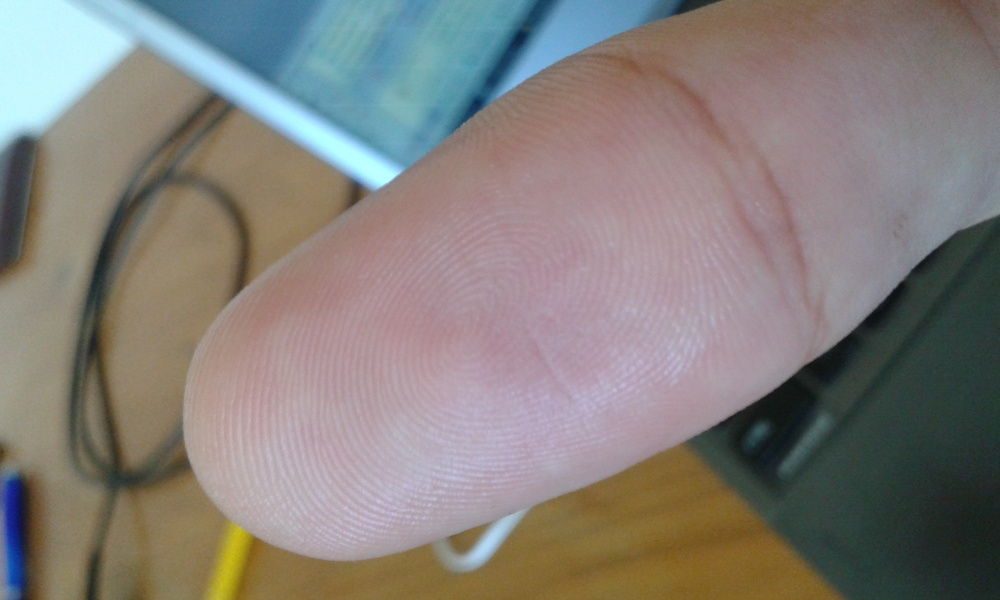
%> input picture Matlab/Images/1.jpg, 1000 x 600 px, shrunk from 2560 x 1536 before the run
$ octave --eval "result = adaptiveThresh(rgb2gray(imread('../Images/1.jpg')));"   (GNU Octave 9; MATLAB toolbox functions it lacks are replaced by stand-ins)
%> lines starting %> are read from the running program, lines starting %| are printed output that depends on the picture; in (x1, y1, x2, y2) boxes, pixels count from 0 and x2, y2 are one past the last pixel; in counts of white or black regions, pixels touching at a corner belong together; the program's own positions count from 1
### Matlab/Shared/scaleImage.m
function result = scaleImage(m, x, y)

% Normalize to [0, 1]:
result = min(min(m));
range1 = max(max(m)) - result;
m = (m - result) / range1;

if (nargin == 1)
    y = 255;
    x = 0;
end

% Then scale to [x,y]:
range2 = y - x;
result = (m*range2) + x;
result = uint8(result);

% [6 lines of commented-out code are left out]

end

### Matlab/Shared/adaptiveThresh.m
% ADAPTIVETHRESH - Wellner's adaptive thresholding
%
% Thresholds an image using a threshold that is varied across the image relative
% to the local mean, or median, at that point in the image.  Works quite well on
% text with shadows
%
% Usage: bw = adaptivethresh(im, fsize, t, filterType, thresholdMode)
%
%        bw = adaptivethresh(im)  (uses default parameter values)
%
% Arguments:  im    - Image to be thresholded.
%
%             fsize - Filter size used to determine the local weighted mean
%                     or local median.
%                     - If the filterType is 'gaussian' fsize specifies the
%                     standard deviation of Gaussian smoothing to be
%                     applied.
%                     - If the filterType is 'median' fsize specifies the
%                     size of the window over which the local median is
%                     calculated.
%
%                     The value for fsize should be large, around one tenth to
%                     one twentieth of the image size.  It defaults to one
%                     twentieth of the maximum image dimension.
%
%             t     - Depending on the value of 'mode' this is the value
%                     expressed as a percentage or fixed amount, relative to
%                     the local average, or median  grey value, below which
%                     the local threshold is set.
%                     Try values in the range -20 to +20.
%                     Use +ve values to threshold dark objects against a
%                     white background.   Use -ve values if you are
%                     thresholding white objects on a predominatly
%                     dark background so that the local threshold is set
%                     above the local mean/median. This parameter defaults to 15.
%
%    filterType     - Optional string specifying smoothing to be used
%                     - 'gaussian' use Gaussian smoothing to obtain local
%                     weighted mean as the  local reference value for setting
%                     the local threshold. This is the default
%                     - 'median' use median filtering to obtain local reference
%                     value for setting the local threshold
%
%    thresholdMode  - Optional string specifying the way the threshold is
%                     defined.
%                     - 'relative' the value of t represents the percentage,
%                     relative to the local average grey value, below which
%                     the local threshold is set. This is the default.
%                     - 'fixed' the value of t represents the fixed grey level
%                     relative to the local average grey value, below which
%                     the local threshold is set.
%
%                     Note that in the 'relative' threshold mode the amount the
%                     threshold differs from the local mean/median will vary in
%                     proportion with the local mean/median.  A small difference
%                     from the local mean in the dark regions of the image will
%                     be more significant than the same difference in a bright
%                     portion of the image.  This will match with human
%                     perception.  However this does mean that the results will
%                     depend on the grey value origin and whether the image
%                     is,say, negated.
%
% The implementation differs from Pierre Wellner's original adaptive
% thresholding algorithm in that he calculated the local weighted mean just
% along the row, or pairs of rows, in the image using a recursive filter.  Here
% we use symmetrical 2D Gaussian smoothing to calculate the local mean.  This is
% slower but more general.  This code also offers the option of using median
% filtering as a robust alternative to the mean (outliers will not influence the
% result) and offers the option of using a fixed threshold relative to the
% mean/median.  Despite the potential advantage of median filtering being
% more robust I find the output from using Gaussian filtering more pleasing.
%
% Reference: Pierre Wellner, "Adaptive Thresholding for the DigitalDesk" Rank
% Xerox Technical Report EPC-1993-110  1993

% Copyright (c) 2008 Peter Kovesi
% School of Computer Science & Software Engineering
% The University of Western Australia
% pk at csse uwa edu au
% http://www.csse.uwa.edu.au/
%
% Permission is hereby granted, free of charge, to any person obtaining a copy
% of this software and associated documentation files (the "Software"), to deal
% in the Software without restriction, subject to the following conditions:
%
% The above copyright notice and this permission notice shall be included in
% all copies or substantial portions of the Software.
%
% The Software is provided "as is", without warranty of any kind.
%
% August 2008

function bw = adaptiveThresh(im, fsize, t, filterType, thresholdMode)

% Set up default parameter values as needed
if nargin < 2
    fsize = fix(length(im)/20);
%> fsize = 50
end

if nargin < 3
    t = 15;
end

if nargin < 4
    filterType = 'gaussian';
end

if nargin < 5
    thresholdMode = 'relative';
end

% Apply Gaussian or median smoothing
if strncmpi(filterType, 'gaussian', 3)
    g = fspecial('gaussian', 6*fsize, fsize);
    fim = filter2(g, im);
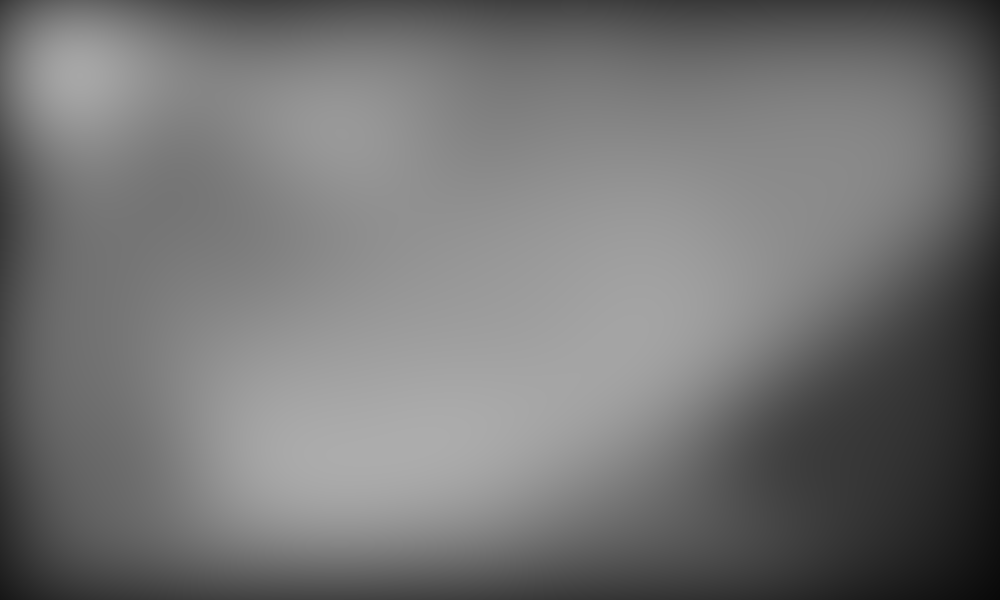
%> fim: size 600x1000 double; min 9.26, max 172.7, mean 116.4
elseif strncmpi(filterType, 'median', 3)
    fim = medfilt2(im, [fsize fsize], 'symmetric');
else
    error('Filtertype must be ''gaussian'' or ''median'' ');
end

% Finally apply the threshold
if strncmpi(thresholdMode,'relative',3)
    bw = im > fim*(1-t/100);
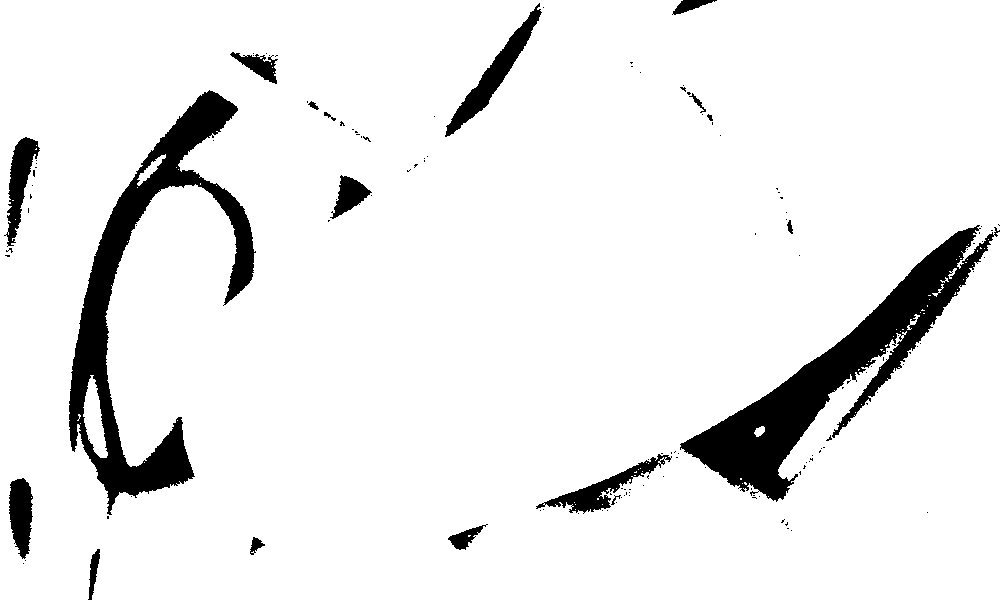
%> bw: size 600x1000 logical; 92.1% white; 137 black regions (119 under 20 px), largest, box (x1, y1, x2, y2) and area: (680, 225, 1000, 502) 18920, (69, 90, 256, 515) 17837, (445, 3, 542, 137) 2452
elseif  strncmpi(thresholdMode,'fixed',3)
    bw = im > fim-t;
else
    error('mode must be ''relative'' or ''fixed'' ');
end

% make sure the range of values of the image is correct
% i.e don't return the image as 0,1 return in as 0, 255
bw = scaleImage(bw, 0, 255);
%> in scaleImage, `result = min(min(m));`: result = false
%> in scaleImage, `range1 = max(max(m)) - result;`: range1 = 1


end

$ run again, on Matlab/Images/11.jpg
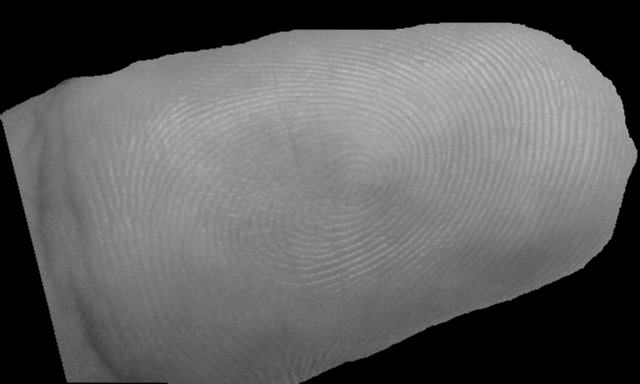
%> input picture Matlab/Images/11.jpg, 640 x 384 px
%> in adaptiveThresh, `fim = filter2(g, im);`:
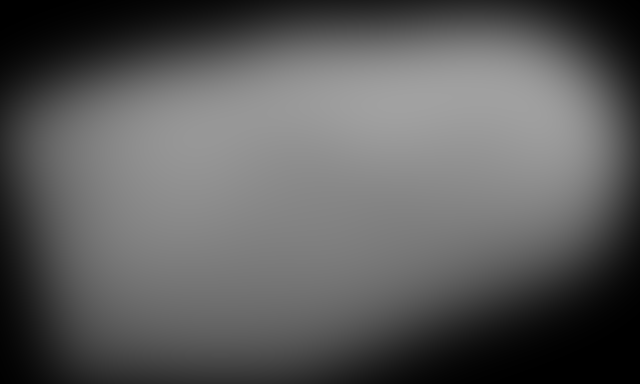
%> fim: size 384x640 double; min 0, max 161.7, mean 92.3
%> in adaptiveThresh, `bw = im > fim*(1-t/100);`:
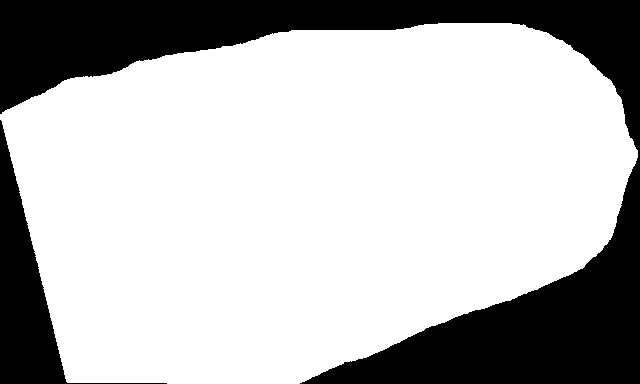
%> bw: size 384x640 logical; 72.5% white; 2 black regions, box (x1, y1, x2, y2) and area: (0, 0, 640, 384) 58437, (0, 120, 167, 384) 9146
%> in scaleImage, `result = min(min(m));`: result = false
%> range1 = 1

$ run again, on Matlab/Images/12.jpg
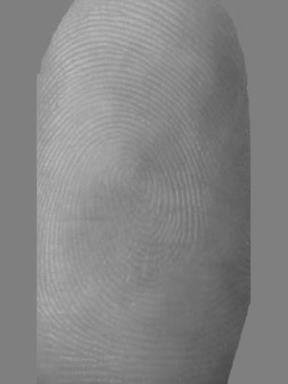
%> input picture Matlab/Images/12.jpg, 288 x 384 px
%> in adaptiveThresh, `fim = filter2(g, im);`:
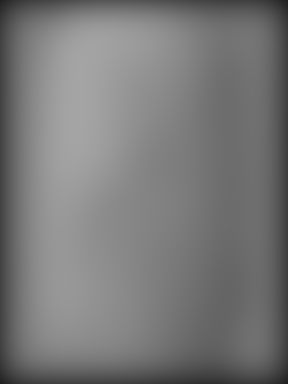
%> fim: size 384x288 double; min 31.74, max 164.7, mean 120.7
%> in adaptiveThresh, `bw = im > fim*(1-t/100);`:
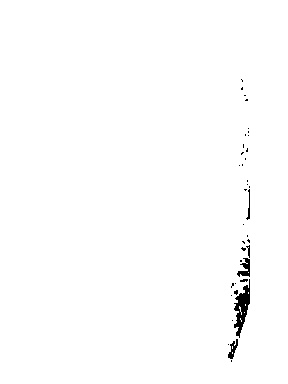
%> bw: size 384x288 logical; 99.2% white; 37 black regions (32 under 20 px), largest, box (x1, y1, x2, y2) and area: (234, 279, 250, 338) 437, (237, 258, 250, 277) 129, (228, 339, 238, 359) 92, (246, 189, 250, 220) 47, (246, 245, 250, 258) 25
%> in scaleImage, `result = min(min(m));`: result = false
%> range1 = 1

$ run again, on Matlab/Images/14.jpg
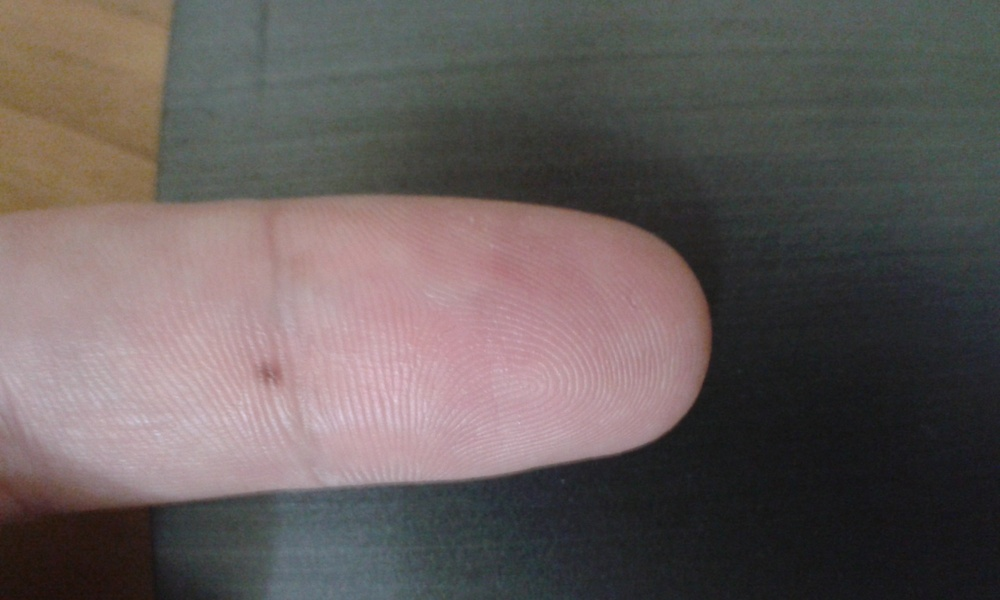
%> input picture Matlab/Images/14.jpg, 1000 x 600 px, shrunk from 2560 x 1536 before the run
%> in adaptiveThresh, `fim = filter2(g, im);`:
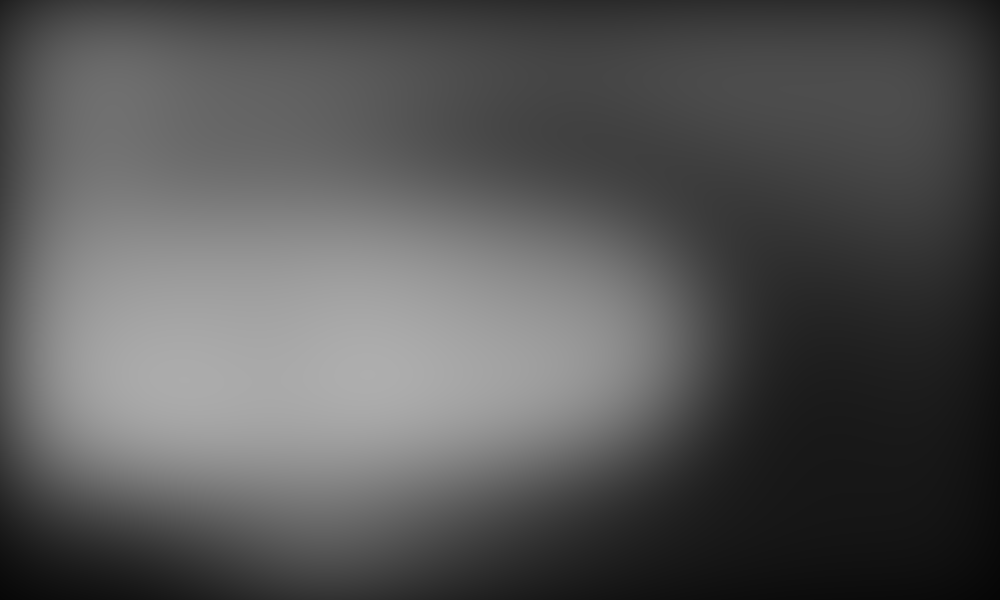
%> fim: size 600x1000 double; min 5.91, max 174.1, mean 86.4
%> in adaptiveThresh, `bw = im > fim*(1-t/100);`:
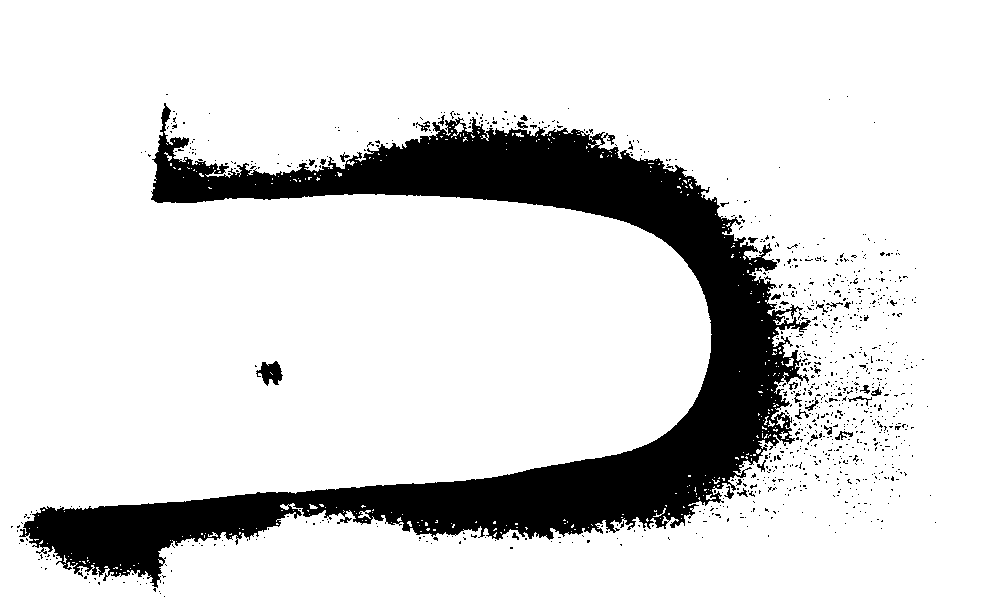
%> bw: size 600x1000 logical; 85.2% white; 968 black regions (934 under 20 px), largest, box (x1, y1, x2, y2) and area: (19, 103, 811, 588) 84509, (256, 361, 283, 386) 392, (835, 431, 853, 440) 69
%> in scaleImage, `result = min(min(m));`: result = false
%> range1 = 1
